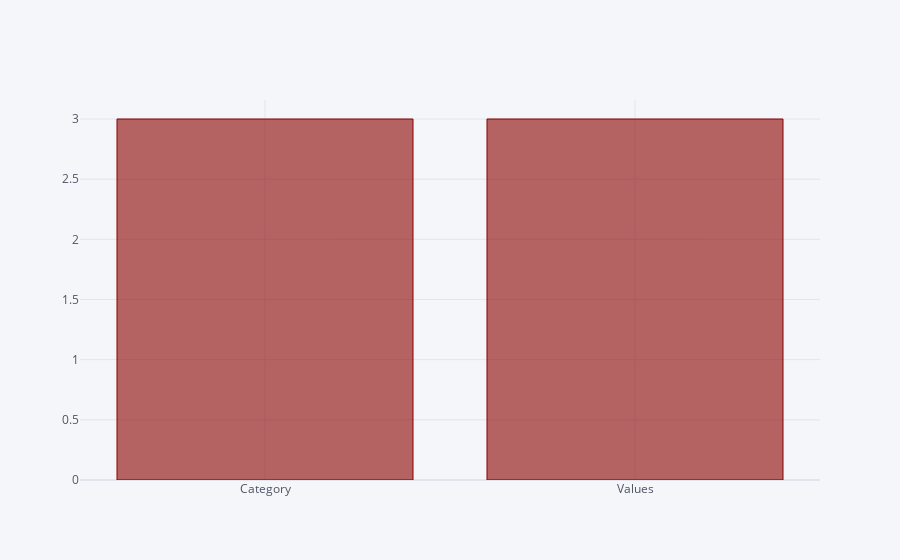

Write notebook code for a chart like this one.
### Code cell
df_1.count().iplot(kind='bar', color='darkred')

### Figure 1 — Plotly figure (JSON) as saved in the notebook; plotly's stock layout.template omitted (floating-point values rounded to 4 significant figures)
{"data": [{"marker": {"color": "rgba(139, 0, 0, 0.6)", "line": {"color": "rgba(139, 0, 0, 1.0)", "width": 1}}, "name": "None", "orientation": "v", "text": "", "type": "bar", "x": ["Category", "Values"], "y": [3, 3]}], "layout": {"legend": {"bgcolor": "#F5F6F9", "font": {"color": "#4D5663"}}, "paper_bgcolor": "#F5F6F9", "plot_bgcolor": "#F5F6F9", "title": {"font": {"color": "#4D5663"}}, "xaxis": {"gridcolor": "#E1E5ED", "showgrid": true, "tickfont": {"color": "#4D5663"}, "title": {"font": {"color": "#4D5663"}, "text": ""}, "zerolinecolor": "#E1E5ED"}, "yaxis": {"gridcolor": "#E1E5ED", "showgrid": true, "tickfont": {"color": "#4D5663"}, "title": {"font": {"color": "#4D5663"}, "text": ""}, "zerolinecolor": "#E1E5ED"}}}
